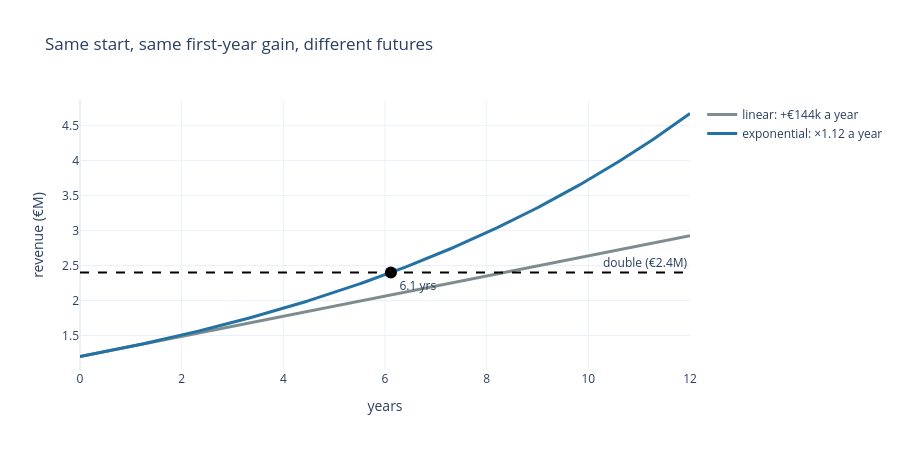

This figure's notebook cell:
### Markdown cell above
## C. How long to double? — exponentials and logarithms

Revenue €1.2M growing 12% a year: $\;R(t) = 1.2 \cdot 1.12^{\,t}$.

Linear growth adds the same **amount** each year; exponential growth adds the same **percentage**.

**Bet:** how many years to double?

### Code cell
t = np.linspace(0, 12, 241)
lin = 1.2 + 0.144*t          # +12% of the *initial* revenue every year
expo = 1.2 * 1.12**t
t_double = np.log(2)/np.log(1.12)
fig = go.Figure()
fig.add_scatter(x=t, y=lin, name="linear: +€144k a year", line=dict(color="#7f8c8d", width=3))
fig.add_scatter(x=t, y=expo, name="exponential: ×1.12 a year", line=dict(color="#2471a3", width=3))
fig.add_hline(y=2.4, line=dict(color="black", dash="dash"), annotation_text="double (€2.4M)")
fig.add_scatter(x=[t_double], y=[2.4], mode="markers+text", text=[f"{t_double:.1f} yrs"], textposition="bottom right",
                marker=dict(size=12, color="black"), showlegend=False)
fig.update_layout(title="Same start, same first-year gain, different futures",
                  xaxis_title="years", yaxis_title="revenue (€M)", template="plotly_white", height=450)
fig.show()
print(f"ln 2 / ln 1.12 = {np.log(2):.4f} / {np.log(1.12):.4f} = {t_double:.2f} years   (rule of 70: {70/12:.1f})")

### Figure 1 — Plotly figure (JSON) as saved in the notebook; plotly's stock layout.template omitted (floating-point values rounded to 4 significant figures; data arrays with more than 128 entries replaced by an {"elided": "..."} marker saying what was removed)
{"data": [{"line": {"color": "#7f8c8d", "width": 3}, "name": "linear: +€144k a year", "type": "scatter", "x": {"elided": "241 float values"}, "y": {"elided": "241 float values"}}, {"line": {"color": "#2471a3", "width": 3}, "name": "exponential: ×1.12 a year", "type": "scatter", "x": {"elided": "241 float values"}, "y": {"elided": "241 float values"}}, {"marker": {"color": "black", "size": 12}, "mode": "markers+text", "showlegend": false, "text": ["6.1 yrs"], "textposition": "bottom right", "type": "scatter", "x": [6.116], "y": [2.4]}], "layout": {"annotations": [{"showarrow": false, "text": "double (€2.4M)", "x": 1, "xanchor": "right", "xref": "x domain", "y": 2.4, "yanchor": "bottom", "yref": "y"}], "height": 450, "shapes": [{"line": {"color": "black", "dash": "dash"}, "type": "line", "x0": 0, "x1": 1, "xref": "x domain", "y0": 2.4, "y1": 2.4, "yref": "y"}], "title": {"text": "Same start, same first-year gain, different futures"}, "xaxis": {"title": {"text": "years"}}, "yaxis": {"title": {"text": "revenue (€M)"}}}}
